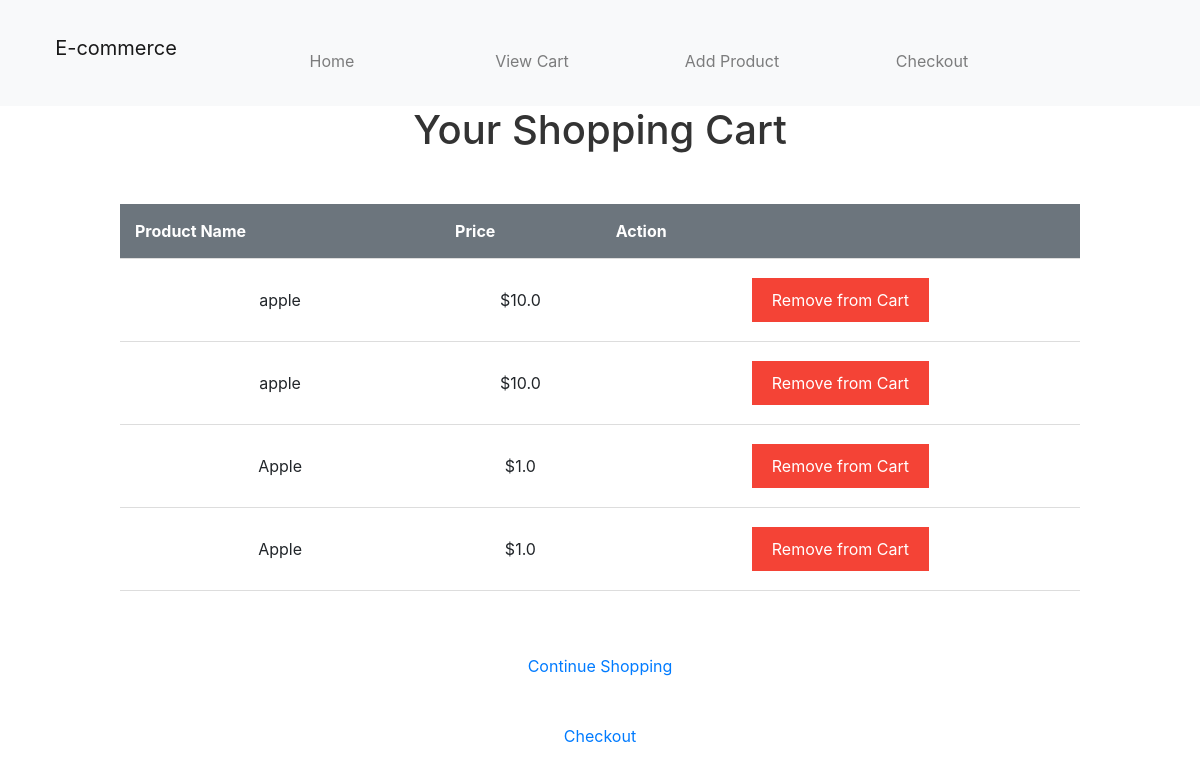
The app's page /cart?userId=, older data.
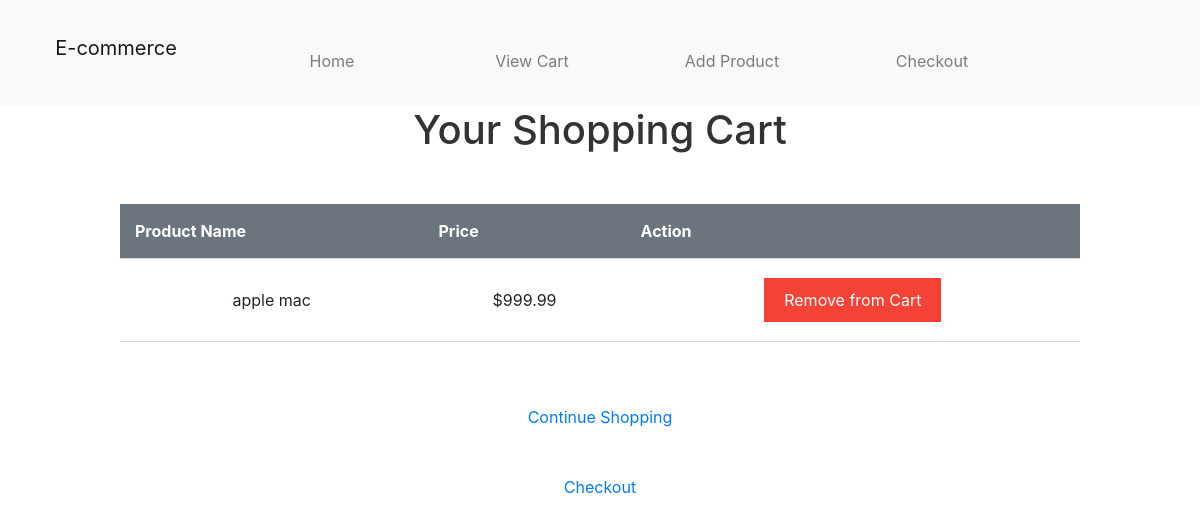
The same page, newer data.
### tables this page shows
CREATE TABLE cart
		(userId INTEGER,
		productId INTEGER,
		FOREIGN KEY(userId) REFERENCES users(userId),
		FOREIGN KEY(productId) REFERENCES products(productId)
		);

CREATE TABLE products
		(productId INTEGER PRIMARY KEY,
		name TEXT,
		price REAL,
		image TEXT,
		stock INTEGER,
		category TEXT
		);

### app.py (the view)
@app.route('/cart', methods=['GET'])
def view_cart():
    user_id = request.args.get('userId')
    print(f"Fetching cart items for user {user_id}")
    conn = sqlite3.connect('database.db')
    conn.row_factory = sqlite3.Row
    cursor = conn.cursor()
    cursor.execute('SELECT * FROM cart INNER JOIN products ON cart.productId = products.productId WHERE userId = ?', (user_id,))
    print(f"SQL statement: SELECT * FROM cart INNER JOIN products ON cart.productId = products.productId WHERE userId = {user_id}")
    cart_items = cursor.fetchall()
    conn.close()
    print(f"userId: {user_id}")
    return render_template('cart.html', cart_items=cart_items, user_id=user_id, checkout_url=url_for('checkout', userId=user_id))

### templates/cart.html (shortened to what this page needs)
<!DOCTYPE html>
<html lang="en">
<head>
    <link rel="stylesheet" href="{{ url_for('static', filename='cart.css') }}">
</head>
<body>
    {% include 'navbar.html' %}
    <h1>Your Shopping Cart</h1>
    {% if cart_items %}
    <table>
        <thead>
            <tr>
                <th>Product Name</th>
                <th>Price</th>
                <th>Action</th>
            </tr>
        </thead>
        <tbody>
            {% for item in cart_items %}
            <tr>
                <td>{{ item.name }}</td>
                <td>${{ item.price }}</td>
                <td>
                    <form action="{{ url_for('remove_from_cart', product_id=item.productId) }}" method="post">
                        <button type="submit" class="btn-red">Remove from Cart</button>
                    </form>
                </td>
            </tr>
            {% endfor %}
        </tbody>
    </table>
    {% else %}
    <p>Your cart is empty.</p>
    {% endif %}
    <a href="{{ url_for('search') }}">Continue Shopping</a>
    <a href="{{ checkout_url }}">Checkout</a>
</body>
</html>

### templates/NavBar.html
<!DOCTYPE html>
<html lang="en">
<head>
    <link href="https://stackpath.bootstrapcdn.com/bootstrap/4.5.2/css/bootstrap.min.css" rel="stylesheet">
</head>
<body>
    <nav class="navbar navbar-expand-lg navbar-light bg-light">
        <a class="navbar-brand" href="{{ url_for('home') }}">E-commerce</a>
        <div class="collapse navbar-collapse">
            <ul class="navbar-nav mr-auto">
                <li class="nav-item">
                    <a class="nav-link" href="{{ url_for('home') }}">Home</a>
                </li>
                <li class="nav-item">
                    <a class="nav-link" href="{{ url_for('view_cart', userId=user_id) }}">View Cart</a>
                </li>
                <li class="nav-item">
                    <a class="nav-link" href="{{ url_for('add_product') }}">Add Product</a>
                </li>
                <li class="nav-item">
                    <a class="nav-link" href="{{ url_for('checkout') }}">Checkout</a>
                </li>
            </ul>
        </div>
    </nav>
</body>
</html>

### static/cart.css (style rules this page uses)
body { font-family: Arial, sans-serif; margin: 0; padding: 0; background: #f1f1f1; }
h1 { text-align: center; color: #333; margin-top: 50px; }
table { width: 80%; margin: 50px auto; border-collapse: collapse; }
thead { background: #6c757d; color: #fff; }
th, td { padding: 15px; text-align: center; border-bottom: 1px solid #ddd; }
.btn-red { background-color: #f44336; border: none; color: white; padding: 10px 20px; text-align: center; text-decoration: none; display: inline-block; font-size: 16px; margin: 4px 2px; transition-duration: 0.4s; cursor: pointer; }
a { display: block; width: 200px; height: 50px; margin: 20px auto; background: #28a745; color: #fff; text-align: center; line-height: 50px; text-decoration: none; }

Row changes from the older to the newer data that the page shows:
removed cart: name "apple", price "10.0"
removed cart: name "apple", price "10.0"
removed cart: name "Apple", price "1.0"
removed cart: name "Apple", price "1.0"
added cart: name "apple mac", price "999.99"
